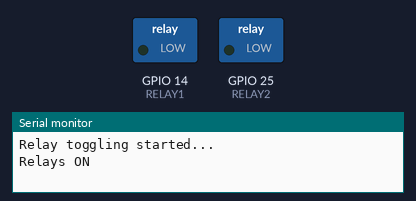
A sketch run on a simulated ESP32. On the bench: switched loads named in the sketch (green lamp = pin HIGH), the last lines printed to the serial monitor.

Above: at 4.5 s.
At 7.5 s:
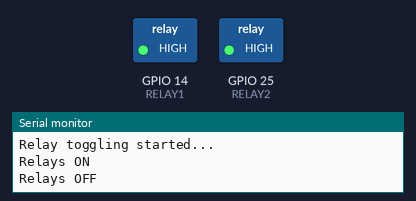
Timing chart, 0 to 10.8 s (numbered marks = the images above):
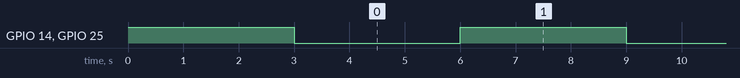

Measured:
- by itself, GPIO 14 (RELAY1), GPIO 25 (RELAY2): alternates HIGH for 3.0 s and LOW for 3.0 s

The sketch:

output-block-sample.ino
```cpp
#define RELAY1 14  // Relay 1 on IO14
#define RELAY2 25  // Relay 2 on IO25

void setup() {
  pinMode(RELAY1, OUTPUT);
  pinMode(RELAY2, OUTPUT);

  // Optional: start with both relays OFF
  digitalWrite(RELAY1, HIGH);
  digitalWrite(RELAY2, HIGH);
  delay(3000);  // wait 3 seconds

  Serial.begin(115200);
  Serial.println("Relay toggling started...");
}

void loop() {
  pinMode(RELAY1, OUTPUT);
  pinMode(RELAY2, OUTPUT);
  // Turn ON both relays
  digitalWrite(RELAY1, LOW);
  digitalWrite(RELAY2, LOW);
  Serial.println("Relays ON");
  delay(3000);  // wait 3 seconds

  // Turn OFF both relays
  digitalWrite(RELAY1, HIGH);
  digitalWrite(RELAY2, HIGH);
  Serial.println("Relays OFF");
  delay(3000);  // wait 3 seconds
}
```
